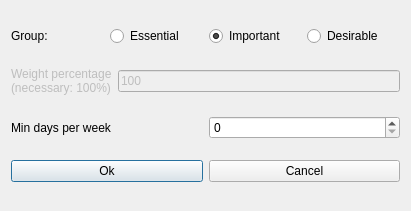
<?xml version="1.0" encoding="UTF-8"?>
<ui version="4.0">
 <class>ModifyConstraintTeachersMinDaysPerWeekForm_template</class>
 <widget class="QDialog" name="ModifyConstraintTeachersMinDaysPerWeekForm_template">
  <property name="geometry">
   <rect>
    <x>0</x>
    <y>0</y>
    <width>411</width>
    <height>211</height>
   </rect>
  </property>
  <property name="windowTitle">
   <string extracomment="This is the title of the dialog to modify a constraint of this type">Modify teachers min days per week</string>
  </property>
  <layout class="QVBoxLayout" name="verticalLayout">
   <item>
    <layout class="QHBoxLayout" name="horizontalLayout_4">
     <item>
      <widget class="QLabel" name="groupTextLabel">
       <property name="text">
        <string>Group:</string>
       </property>
      </widget>
     </item>
     <item>
      <widget class="QRadioButton" name="essentialRadioButton">
       <property name="text">
        <string>Essential</string>
       </property>
      </widget>
     </item>
     <item>
      <widget class="QRadioButton" name="importantRadioButton">
       <property name="text">
        <string>Important</string>
       </property>
       <property name="checked">
        <bool>true</bool>
       </property>
      </widget>
     </item>
     <item>
      <widget class="QRadioButton" name="desirableRadioButton">
       <property name="text">
        <string>Desirable</string>
       </property>
      </widget>
     </item>
    </layout>
   </item>
   <item>
    <layout class="QHBoxLayout" name="horizontalLayout">
     <item>
      <widget class="QLabel" name="weightTextLabel">
       <property name="enabled">
        <bool>false</bool>
       </property>
       <property name="frameShape">
        <enum>QFrame::NoFrame</enum>
       </property>
       <property name="frameShadow">
        <enum>QFrame::Plain</enum>
       </property>
       <property name="text">
        <string>Weight percentage
(necessary: 100%)</string>
       </property>
       <property name="wordWrap">
        <bool>false</bool>
       </property>
      </widget>
     </item>
     <item>
      <widget class="QLineEdit" name="weightLineEdit">
       <property name="enabled">
        <bool>false</bool>
       </property>
       <property name="text">
        <string notr="true">100</string>
       </property>
      </widget>
     </item>
    </layout>
   </item>
   <item>
    <layout class="QHBoxLayout" name="horizontalLayout_2">
     <item>
      <widget class="QLabel" name="minDaysTextLabel">
       <property name="frameShape">
        <enum>QFrame::NoFrame</enum>
       </property>
       <property name="frameShadow">
        <enum>QFrame::Plain</enum>
       </property>
       <property name="text">
        <string>Min days per week</string>
       </property>
       <property name="wordWrap">
        <bool>false</bool>
       </property>
      </widget>
     </item>
     <item>
      <widget class="QSpinBox" name="minDaysSpinBox"/>
     </item>
    </layout>
   </item>
   <item>
    <layout class="QHBoxLayout" name="horizontalLayout_3">
     <item>
      <widget class="QPushButton" name="okPushButton">
       <property name="text">
        <string>Ok</string>
       </property>
      </widget>
     </item>
     <item>
      <widget class="QPushButton" name="cancelPushButton">
       <property name="text">
        <string>Cancel</string>
       </property>
      </widget>
     </item>
    </layout>
   </item>
  </layout>
 </widget>
 <layoutdefault spacing="6" margin="11"/>
 <resources/>
 <connections/>
</ui>
